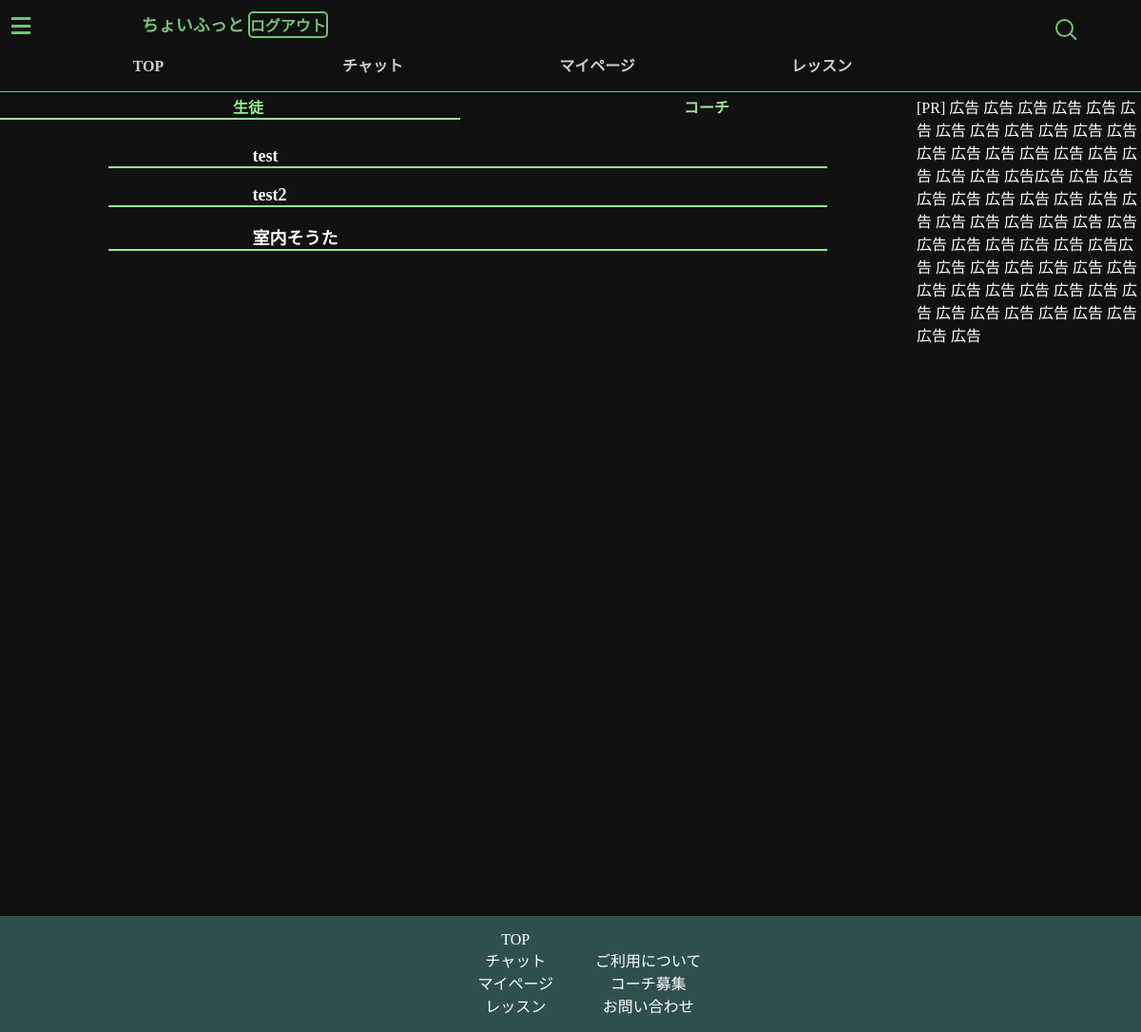
Page /message/index.php (signed in) on the committed database.
### tables this page shows
CREATE TABLE `message_posts` (
  `id` int NOT NULL,
  `coach` varchar(30) NOT NULL,
  `student` varchar(30) NOT NULL,
  `coach_name` text NOT NULL,
  `student_name` text NOT NULL
);

### message/index.php (the view, shortened to what this page needs)
<!DOCTYPE html>
<html lang="en">
<head>
    <?php include('../../component/head.php');  ?>
    <link rel="stylesheet" href="../../css/layout.css">
</head>
<body>
<?php
include ('../../component/nav.php')
?>
<div class="main">
    <div class="left">
        <div class="coach-student">
            <div class="student" onclick="click_student_border()">生徒</div>
            <span class="student-border" id="student-border2"></span>
            <div class="coach" onclick="click_coach_border()">コーチ</div>
        </div>
        <br><br>
        <div id="student-post">
            <?php
            $me=$_SESSION['mail'];
            $stmt=$pdo->query("select * from message_posts where student='$me'");
            foreach ($stmt as $row){
                $coach_name=$row['coach_name'];
                $coach=$row['coach'];
                echo ("
                <br><div class='chat-list'><a href='student-chat.php?mail=$coach'>$coach_name</a></div>
                ");
            }
            ?>
        </div>
    </div>
    <div class="right">
        <?php include('../../component/pr.php');  ?>
    </div>
</div>
<?php
include ('../../component/footer.php')
?>
</body>
</html>

### css/layout.css (style rules this page uses)
body { max-width: 100%; background: #111111; margin: 0; }
.main { width: 100%; display: flex; padding-bottom: 50%; }
.left { width: 80%; margin-top: 100px; color: white; padding-left: 20px ; }
.right { color: white; width: 20%; margin-top: 100px; }
.all,.favo,.coach,.student { cursor: pointer; }
.coach-student,.all-favo { width: calc(100% + 20px); float: left; display: flex; position: relative; }
.coach,.student,.all,.favo { width: 50%; text-align: center; color: lightgreen; font-weight: bold; }
.student-border,.student-border2,.all-border { position: absolute; top: 100%; left: -20px; width: 50%; border: 1px solid lightgreen; }
.chat-list { width: 80%; margin-left: 10%; border-bottom: lightgreen solid 2px; }
.chat-list a { color: white; margin-left: 20%; font-weight: bold; font-size: large; text-decoration: none; }

### rows in the picture
message_posts: coach_name "test"
message_posts: coach_name "test2"
message_posts: coach_name "室内そうた"
